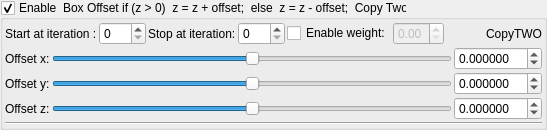
    <widget class="MyGroupBox" name="groupCheck_transform_boxOffset2_enabled">
     <property name="title">
      <string>Enable  Box Offset if (z &gt; 0)  z = z + offset;  else  z = z - offset;  Copy Two</string>
     </property>
     <property name="checkable">
      <bool>true</bool>
     </property>
     <layout class="QVBoxLayout" name="verticalLayout_29" stretch="0,0,0">
      <property name="spacing">
       <number>2</number>
      </property>
      <property name="leftMargin">
       <number>2</number>
      </property>
      <property name="topMargin">
       <number>2</number>
      </property>
      <property name="rightMargin">
       <number>2</number>
      </property>
      <property name="bottomMargin">
       <number>2</number>
      </property>
      <item>
       <layout class="QGridLayout" name="gridLayout_46">
        <property name="spacing">
         <number>2</number>
        </property>
        <item row="1" column="7">
         <spacer name="horizontalSpacer_24">
          <property name="orientation">
           <enum>Qt::Horizontal</enum>
          </property>
          <property name="sizeHint" stdset="0">
           <size>
            <width>40</width>
            <height>20</height>
           </size>
          </property>
         </spacer>
        </item>
        <item row="1" column="2">
         <widget class="QLabel" name="label_156">
          <property name="text">
           <string>Stop at iteration:</string>
          </property>
         </widget>
        </item>
        <item row="1" column="3">
         <widget class="MySpinBox" name="spinboxInt_transform_boxOffset2_stop_iterations">
          <property name="sizePolicy">
           <sizepolicy hsizetype="Minimum" vsizetype="Maximum">
            <horstretch>0</horstretch>
            <verstretch>0</verstretch>
           </sizepolicy>
          </property>
          <property name="maximum">
           <number>250</number>
          </property>
         </widget>
        </item>
        <item row="1" column="1">
         <widget class="MySpinBox" name="spinboxInt_transform_boxOffset2_start_iterations">
          <property name="sizePolicy">
           <sizepolicy hsizetype="Minimum" vsizetype="Maximum">
            <horstretch>0</horstretch>
            <verstretch>0</verstretch>
           </sizepolicy>
          </property>
          <property name="maximum">
           <number>250</number>
          </property>
         </widget>
        </item>
        <item row="1" column="8">
         <widget class="QLabel" name="label_157">
          <property name="text">
           <string>CopyTWO</string>
          </property>
         </widget>
        </item>
        <item row="1" column="0">
         <widget class="QLabel" name="label_158">
          <property name="text">
           <string>Start at iteration :</string>
          </property>
         </widget>
        </item>
        <item row="1" column="6">
         <widget class="MyDoubleSpinBox" name="spinbox_transform_boxOffset2_weight">
          <property name="enabled">
           <bool>false</bool>
          </property>
          <property name="sizePolicy">
           <sizepolicy hsizetype="Minimum" vsizetype="Maximum">
            <horstretch>0</horstretch>
            <verstretch>0</verstretch>
           </sizepolicy>
          </property>
          <property name="decimals">
           <number>2</number>
          </property>
          <property name="minimum">
           <double>0.000000000000000</double>
          </property>
          <property name="maximum">
           <double>1.000000000000000</double>
          </property>
          <property name="singleStep">
           <double>0.100000000000000</double>
          </property>
         </widget>
        </item>
        <item row="1" column="4">
         <widget class="QCheckBox" name="checkBox_transform_boxOffset2_weight_enabled">
          <property name="text">
           <string>Enable weight:</string>
          </property>
         </widget>
        </item>
       </layout>
      </item>
      <item>
       <layout class="QGridLayout" name="gridLayout_47">
        <property name="spacing">
         <number>2</number>
        </property>
        <item row="0" column="1">
         <widget class="QLabel" name="label_105">
          <property name="text">
           <string>Offset x:</string>
          </property>
         </widget>
        </item>
        <item row="2" column="1">
         <widget class="QLabel" name="label_106">
          <property name="text">
           <string>Offset z:</string>
          </property>
         </widget>
        </item>
        <item row="0" column="2">
         <widget class="QSlider" name="slider3_transform_boxOffset2_x">
          <property name="sizePolicy">
           <sizepolicy hsizetype="Preferred" vsizetype="Preferred">
            <horstretch>0</horstretch>
            <verstretch>0</verstretch>
           </sizepolicy>
          </property>
          <property name="minimum">
           <number>-5000000</number>
          </property>
          <property name="maximum">
           <number>5000000</number>
          </property>
          <property name="singleStep">
           <number>1</number>
          </property>
          <property name="orientation">
           <enum>Qt::Horizontal</enum>
          </property>
         </widget>
        </item>
        <item row="1" column="3">
         <widget class="MyDoubleSpinBox" name="spinbox3_transform_boxOffset2_y">
          <property name="sizePolicy">
           <sizepolicy hsizetype="Minimum" vsizetype="Maximum">
            <horstretch>0</horstretch>
            <verstretch>0</verstretch>
           </sizepolicy>
          </property>
          <property name="prefix">
           <string/>
          </property>
          <property name="suffix">
           <string/>
          </property>
          <property name="decimals">
           <number>6</number>
          </property>
          <property name="minimum">
           <double>-99.989999999999995</double>
          </property>
          <property name="maximum">
           <double>99.989999999999995</double>
          </property>
          <property name="singleStep">
           <double>0.100000000000000</double>
          </property>
         </widget>
        </item>
        <item row="2" column="3">
         <widget class="MyDoubleSpinBox" name="spinbox3_transform_boxOffset2_z">
          <property name="sizePolicy">
           <sizepolicy hsizetype="Minimum" vsizetype="Maximum">
            <horstretch>0</horstretch>
            <verstretch>0</verstretch>
           </sizepolicy>
          </property>
          <property name="prefix">
           <string/>
          </property>
          <property name="suffix">
           <string/>
          </property>
          <property name="decimals">
           <number>6</number>
          </property>
          <property name="minimum">
           <double>-99.989999999999995</double>
          </property>
          <property name="maximum">
           <double>99.989999999999995</double>
          </property>
          <property name="singleStep">
           <double>0.100000000000000</double>
          </property>
         </widget>
        </item>
        <item row="0" column="3">
         <widget class="MyDoubleSpinBox" name="spinbox3_transform_boxOffset2_x">
          <property name="sizePolicy">
           <sizepolicy hsizetype="Minimum" vsizetype="Maximum">
            <horstretch>0</horstretch>
            <verstretch>0</verstretch>
           </sizepolicy>
          </property>
          <property name="prefix">
           <string/>
          </property>
          <property name="suffix">
           <string/>
          </property>
          <property name="decimals">
           <number>6</number>
          </property>
          <property name="minimum">
           <double>-99.989999999999995</double>
          </property>
          <property name="maximum">
           <double>99.989999999999995</double>
          </property>
          <property name="singleStep">
           <double>0.100000000000000</double>
          </property>
         </widget>
        </item>
        <item row="1" column="2">
         <widget class="QSlider" name="slider3_transform_boxOffset2_y">
          <property name="sizePolicy">
           <sizepolicy hsizetype="Expanding" vsizetype="Maximum">
            <horstretch>0</horstretch>
            <verstretch>0</verstretch>
           </sizepolicy>
          </property>
          <property name="minimum">
           <number>-5000000</number>
          </property>
          <property name="maximum">
           <number>5000000</number>
          </property>
          <property name="singleStep">
           <number>1</number>
          </property>
          <property name="orientation">
           <enum>Qt::Horizontal</enum>
          </property>
         </widget>
        </item>
        <item row="2" column="2">
         <widget class="QSlider" name="slider3_transform_boxOffset2_z">
          <property name="sizePolicy">
           <sizepolicy hsizetype="Expanding" vsizetype="Maximum">
            <horstretch>0</horstretch>
            <verstretch>0</verstretch>
           </sizepolicy>
          </property>
          <property name="minimum">
           <number>-5000000</number>
          </property>
          <property name="maximum">
           <number>5000000</number>
          </property>
          <property name="singleStep">
           <number>1</number>
          </property>
          <property name="orientation">
           <enum>Qt::Horizontal</enum>
          </property>
         </widget>
        </item>
        <item row="1" column="1">
         <widget class="QLabel" name="label_98">
          <property name="text">
           <string>Offset y:</string>
          </property>
         </widget>
        </item>
       </layout>
      </item>
      <item>
       <widget class="Line" name="line_21">
        <property name="orientation">
         <enum>Qt::Horizontal</enum>
        </property>
       </widget>
      </item>
     </layout>
    </widget>
